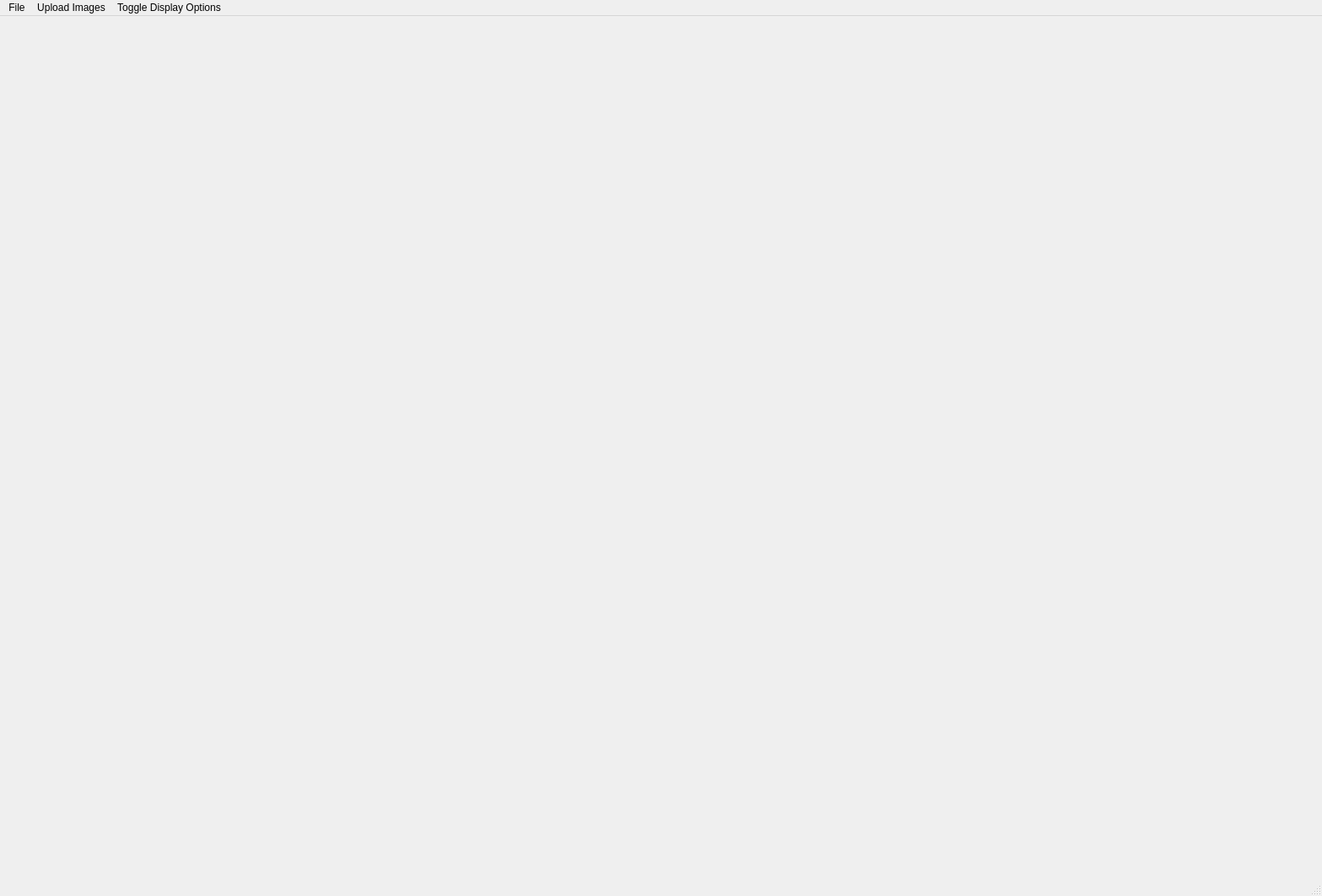
<?xml version="1.0" encoding="UTF-8"?>
<ui version="4.0">
 <class>MainWindow</class>
 <widget class="QMainWindow" name="MainWindow">
  <property name="geometry">
   <rect>
    <x>0</x>
    <y>0</y>
    <width>1567</width>
    <height>1062</height>
   </rect>
  </property>
  <property name="windowTitle">
   <string>Stereogram Depth Finder</string>
  </property>
  <widget class="QWidget" name="centralwidget">
   <widget class="QLabel" name="photo">
    <property name="geometry">
     <rect>
      <x>20</x>
      <y>10</y>
      <width>981</width>
      <height>961</height>
     </rect>
    </property>
    <property name="font">
     <font>
      <pointsize>36</pointsize>
     </font>
    </property>
    <property name="text">
     <string/>
    </property>
    <property name="pixmap">
     <pixmap>GUI Visual Studio Project/test_Image.png</pixmap>
    </property>
    <property name="scaledContents">
     <bool>false</bool>
    </property>
   </widget>
  </widget>
  <widget class="QMenuBar" name="menubar">
   <property name="geometry">
    <rect>
     <x>0</x>
     <y>0</y>
     <width>1567</width>
     <height>26</height>
    </rect>
   </property>
   <widget class="QMenu" name="menuFile">
    <property name="title">
     <string>File</string>
    </property>
    <addaction name="actionOpen"/>
    <addaction name="actionSave"/>
    <addaction name="actionSave_As"/>
    <addaction name="actionExport_Data"/>
   </widget>
   <widget class="QMenu" name="menuUpload_Images">
    <property name="title">
     <string>Upload Images</string>
    </property>
    <addaction name="actionUpload_Left"/>
    <addaction name="actionUpload_Right"/>
   </widget>
   <widget class="QMenu" name="menuToggle_Display_Options">
    <property name="title">
     <string>Toggle Display Options</string>
    </property>
    <addaction name="actionShow_Vectors"/>
    <addaction name="actionShow_Left_Image"/>
    <addaction name="actionShow_Right_Image"/>
    <addaction name="actionShow_Interpolated_Image"/>
   </widget>
   <addaction name="menuFile"/>
   <addaction name="menuUpload_Images"/>
   <addaction name="menuToggle_Display_Options"/>
  </widget>
  <widget class="QStatusBar" name="statusbar"/>
  <action name="actionOpen">
   <property name="text">
    <string>Open</string>
   </property>
   <property name="statusTip">
    <string>Open a file</string>
   </property>
  </action>
  <action name="actionSave">
   <property name="text">
    <string>Save</string>
   </property>
   <property name="statusTip">
    <string>Save a file</string>
   </property>
   <property name="shortcut">
    <string>Ctrl+S</string>
   </property>
  </action>
  <action name="actionSave_As">
   <property name="text">
    <string>Save As</string>
   </property>
   <property name="statusTip">
    <string>Save this file as a new file</string>
   </property>
  </action>
  <action name="actionExport_Data">
   <property name="text">
    <string>Export Data</string>
   </property>
   <property name="statusTip">
    <string>Export vector related data</string>
   </property>
  </action>
  <action name="actionUpload_Left">
   <property name="text">
    <string>Upload Left</string>
   </property>
   <property name="statusTip">
    <string>Upload the left half of a stereogram pair</string>
   </property>
  </action>
  <action name="actionUpload_Right">
   <property name="text">
    <string>Upload Right</string>
   </property>
   <property name="statusTip">
    <string>Upload the right half of a stereogram pair</string>
   </property>
  </action>
  <action name="actionShow_Vectors">
   <property name="text">
    <string>Toggle Vector Display</string>
   </property>
  </action>
  <action name="actionShow_Left_Image">
   <property name="text">
    <string>Show Left Image</string>
   </property>
  </action>
  <action name="actionShow_Right_Image">
   <property name="text">
    <string>Show Right Image</string>
   </property>
  </action>
  <action name="actionShow_Interpolated_Image">
   <property name="text">
    <string>Show Interpolated Image</string>
   </property>
  </action>
 </widget>
 <resources/>
 <connections/>
</ui>
